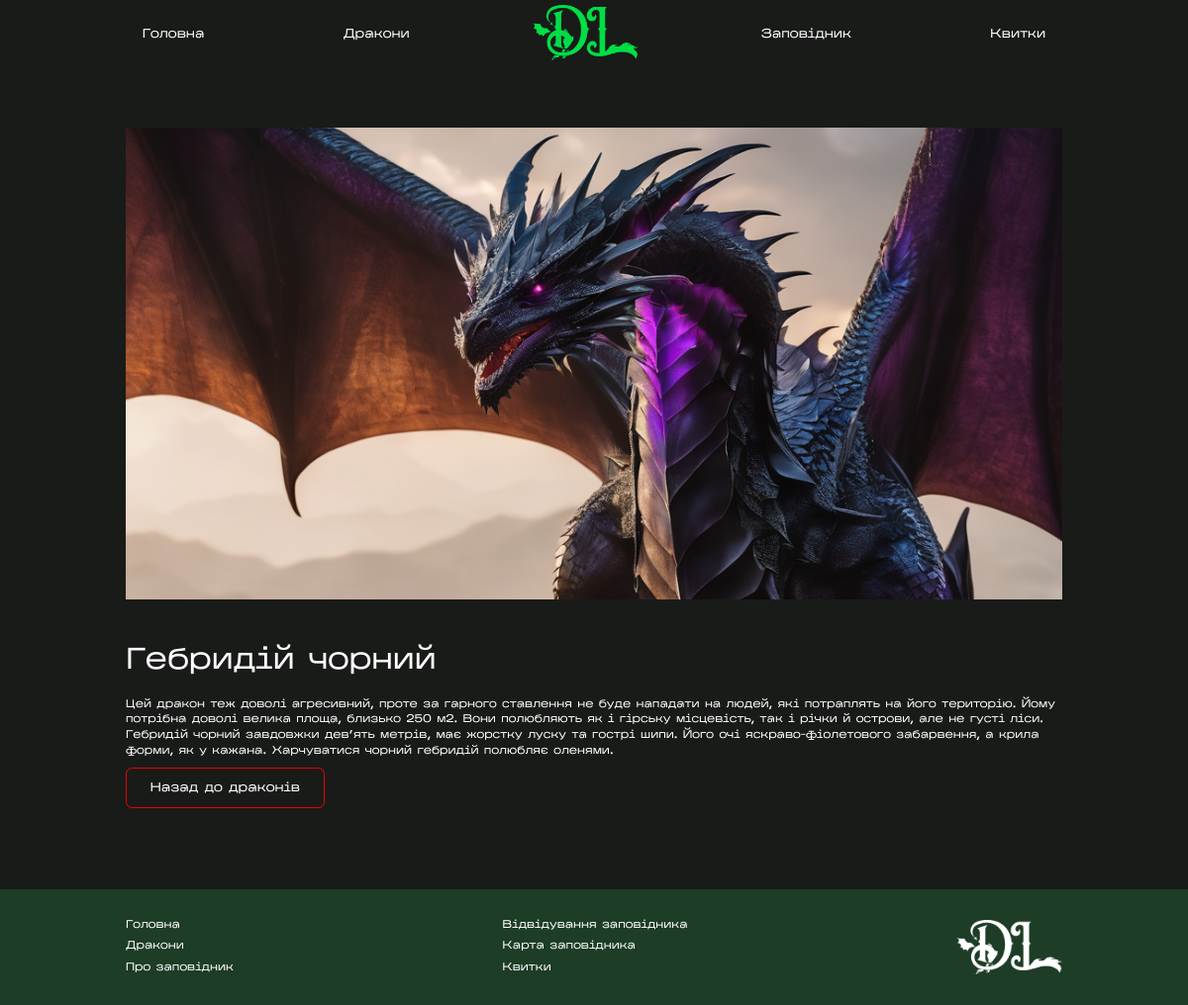
/dragons/3, run on the app's committed database.
### bd_dragon/models.py (models this page shows, shortened)
class Dragon(models.Model):
    id = models.AutoField('ID_дракона', primary_key=True)
    name = models.CharField('Назва дракона', max_length=30)
    description = models.TextField('Опис')
    availability = models.BooleanField('Чи є в заповіднику?', default=False)
    photo = models.CharField('Посилання на фото', max_length=60)
    bg_photo = models.CharField('Посилання на клас фото', max_length=45)
    class Meta:
        verbose_name = 'Дракон'
        verbose_name_plural = 'Дракони'

### bd_dragon/views.py (the view)
# urls.py: path('<int:pk>', views.DragonDetailView.as_view(), name='dragon-detail'),
class DragonDetailView(DetailView):
    model = Dragon
    template_name = 'bd_dragon/dragon.html'
    context_object_name = 'information'

### bd_dragon/templates/bd_dragon/dragon.html (shortened to what this page needs)
{% extends 'main/layout.html' %}
{% load static %}
{% block content %}
              <div class="{{ information.bg_photo }} dragon-img">
                  </div>
      <section class="desc_dragon">
        <h2 class="h2">{{ information.name }}</h2>
        <p class="desc_dragon-p p">
            {{ information.description }}
        </p>
        <a href="{% url 'dragons' %}" class="button">
          Назад до драконів
        </a>
      </section>
{% endblock %}

### main/static/main/css/styles.css (style rules this page uses)
body { background-color: var(--black); }
.h2 { font-size: var(--font-size-h2); }
.p { font-size: var(--font-size-p); line-height: 1.4 }
.button { padding: 1.058vw 1.98vw; border-style: solid; border-color: var(--red); border-width: 0.0661vw; border-radius: 0.5291vw; transition: .5s ease; font-size: var(--font-size-h4); color: white; }
.Hebridean_black { background-image: url("../img/дракони/гебридій.png"); }

### main/static/main/css/base.css (style rules this page uses)
:root { --red: #EB0400; --green: #28A14E; --green_light: #00DE46; --red_dark: #732726; --green_dark: #1D3D26; --black: #191B19; --font-size-h1: 3.84vw; --font-size-h2: 2.52vw; --font-size-h3: 1.58vw; --font-size-h4: 1.06vw; --font-size-p: 0.93vw; }

### main/static/main/css/main.css (style rules this page uses)
.dragon-img { height: 39.68vw; margin-top: 5.29vw; background-size: cover; background-position: top; background-repeat: no-repeat; }
.desc_dragon { color: white; font-family: "Kharkiv"; padding-top: 3.97vw; }
.desc_dragon-p { line-height: 1.3; padding: 1.72vw 0px; }

### data on the page
Dragon: name "Гебридій чорний", description "Цей дракон теж доволі агресивний, проте за гарного ставлення не буде нападати на людей, які потраплять на його територію. Йому потрібна доволі велика площа, близько 250 м2. Вони полюбляють як і гірську місцевість, так і річки й острови, але не густі ліси. Гебридій чорний завдовжки дев’ять метрів, має жорстку луску та гострі шипи. Його очі яскраво-фіолетового забарвення, а крила форми, як у кажана. Харчуватися чорний гебридій полюбляє оленями."
